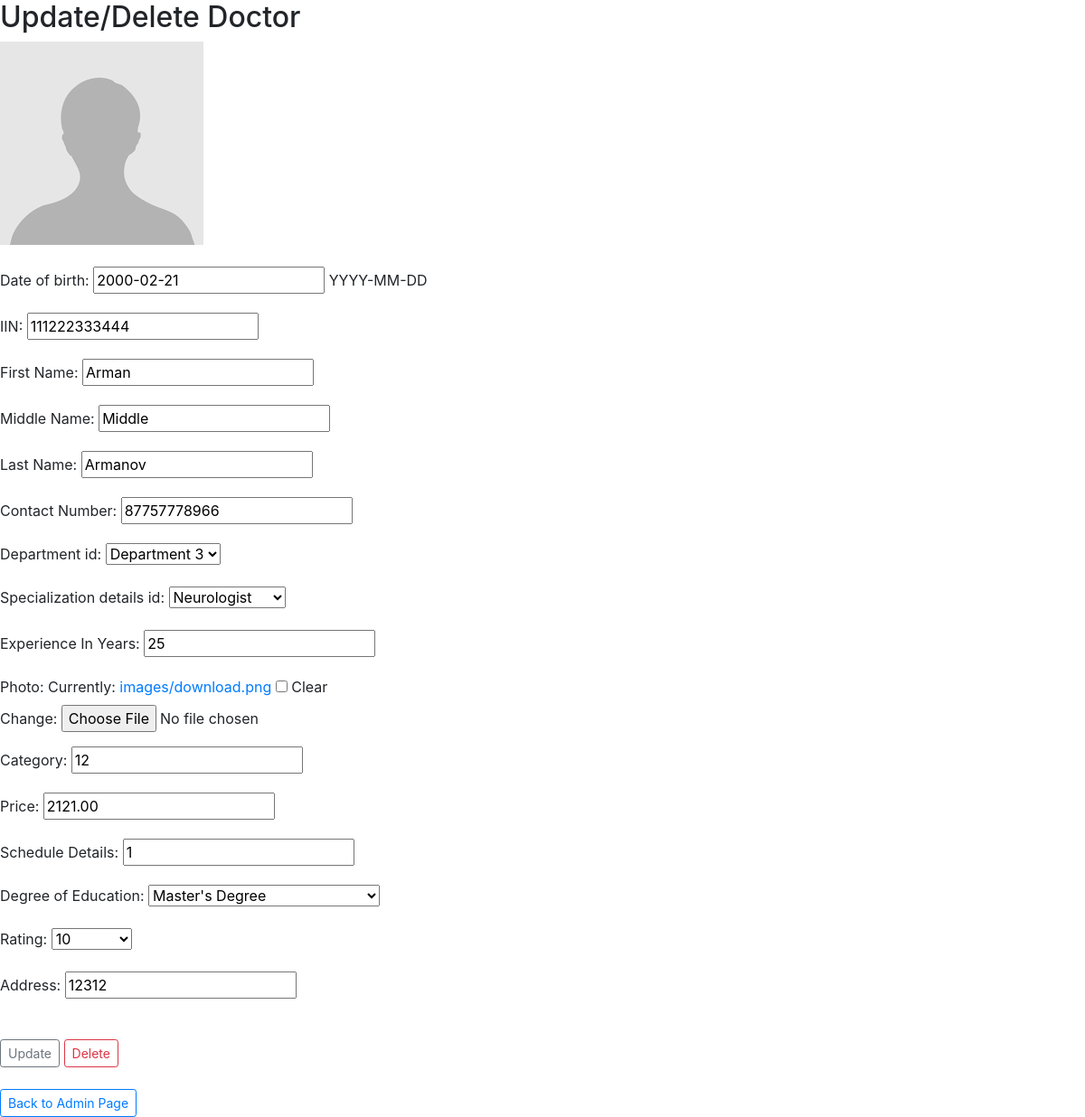
The page /update_doctor/1 on the database its author committed.
### authentication/models.py (models this page shows, shortened)
class Doctor(models.Model):
    DEGREE_OF_EDUCATION = (
        ('No Education', 'No Education'),
        ('High School Diploma', 'High School Diploma'),
        ('Certificate or associate degree', 'Certificate or associate degree'),
        ("Bachelor's Degree", "Bachelor's Degree"),
        ("Master's Degree", "Master's Degree"),
        ('Doctorate', 'Doctorate'),
    )
    RATING = (
        ('0', '0'),
        ('1', '1'),
        ('2', '2'),
        ('3', '3'),
        ('4', '4'),
        ('5', '5'),
        ('6', '6'),
        ('7', '7'),
        ('8', '8'),
        ('9', '9'),
        ('10', '10'),
    )
    date_of_birth = models.DateField('Date of birth', help_text="YYYY-MM-DD")
    iin_number = models.CharField('IIN', max_length = 12)
    id_number = models.BigAutoField(primary_key = True)
    fname = models.CharField('First Name', max_length = 50)
    mname = models.CharField('Middle Name', max_length = 50, null = True, blank = True)
    lname = models.CharField('Last Name', max_length = 50)
    contact_number = models.CharField('Contact Number', max_length = 12)
    department_id = models.ForeignKey('Department', on_delete=models.CASCADE)
    specialization_details_id = models.ForeignKey('Specialization', on_delete=models.CASCADE)
    experience = models.CharField('Experience In Years', max_length = 4)
    photo = models.ImageField(null = True, blank = True, upload_to = 'images/', default='images/download.png')
    category = models.CharField('Category', max_length = 100)
    price = models.DecimalField('Price', max_digits = 10, decimal_places = 2)
    schedule_details = models.CharField('Schedule Details', max_length = 100)
    education = models.CharField('Degree of Education', max_length = 50, choices = DEGREE_OF_EDUCATION)
    rating = models.CharField('Rating', max_length = 3, choices = RATING)
    address = models.CharField('Address', max_length = 1024)
    class Meta:
        verbose_name = 'Doctor'
        verbose_name_plural = 'Doctors'

### authentication/views.py (the view)
# urls.py: path('update_doctor/<doctor_id>', views.update_doctor, name="update-doctor"),
def update_doctor(request, doctor_id):
    doctor = Doctor.objects.get(id_number = doctor_id)
    form = DoctorForm(request.POST or None, instance = doctor)
    if form.is_valid():
        form.save()
        return redirect('adminpage')
    return render(request, "authentication/update_doctor.html", {'doctor': doctor, 'form': form})

### authentication/forms.py
class DoctorForm(ModelForm):
    class Meta:
        model = Doctor
        fields = ("__all__")

### authentication/models.py (called while the page is built)
    def __str__(self):
        return self.specialization

    def __str__(self):
        return self.department

### templates/authentication/update_doctor.html (shortened to what this page needs)
<!doctype html>
<html lang="en">
<head>
    <link rel="stylesheet" href="https://cdn.jsdelivr.net/npm/bootstrap@4.4.1/dist/css/bootstrap.min.css">
</head>
<body>
    <h2>Update/Delete Doctor</h2>
    <img src="{{ doctor.photo.url }}"/>
    <br/><br/>
    <form action="" method="POST">
        {{ form.as_p }}
        <br/>
        <button type="submit" class="btn btn-outline-secondary btn-sm">Update</button>
        <a href="{% url 'delete-doctor' doctor.id_number %}" class="btn btn-outline-danger btn-sm">Delete</a>
        <br><br>
    </form>
        <a href="/adminpage" class="btn btn-outline-primary btn-sm">Back to Admin Page</a>
</body>
</html>

### rows shown on the page
Doctor: photo (picture), date_of_birth "2000-02-21", iin_number "111222333444", fname "Arman", mname "Middle", lname "Armanov", contact_number "87757778966", department_id "Department 3", specialization_details_id "Neurologist", experience "25", category "12", price "2121.00", schedule_details "1", education "Master's Degree", rating "10", address "12312"
